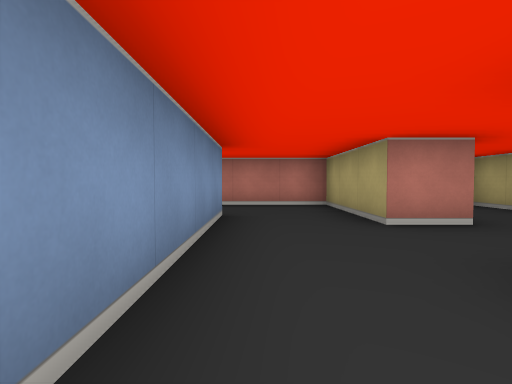
[1] (above)

24 first-person views from a walk through a cub3D level. The camera is about half as high as the walls, tilts 2° down and sees 80° across. The floor is counted in squares. Each view is taken from the middle of a square. On the plan, view 1 faces up. The plan holds only what a view shows up to about 9 squares ahead; the rest is blank.

[2]
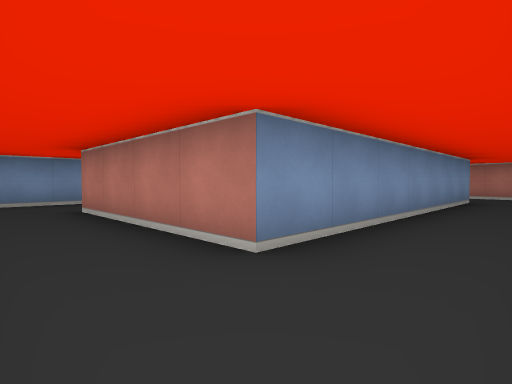

[3]
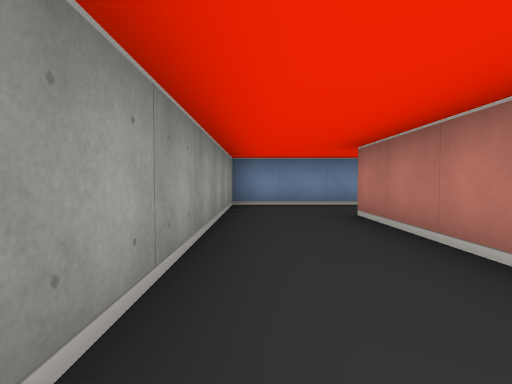

[4]
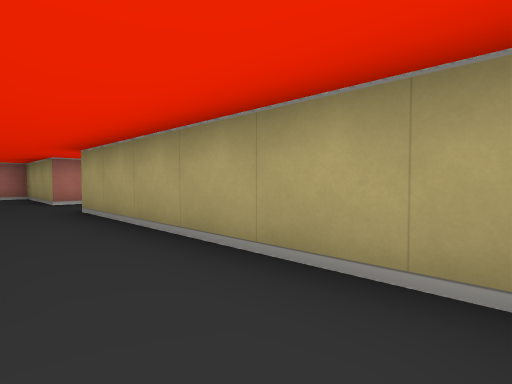

[5]
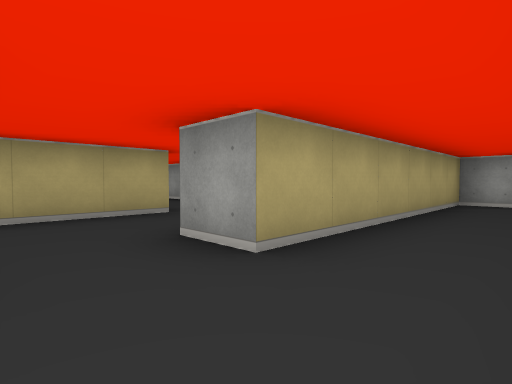

[6]
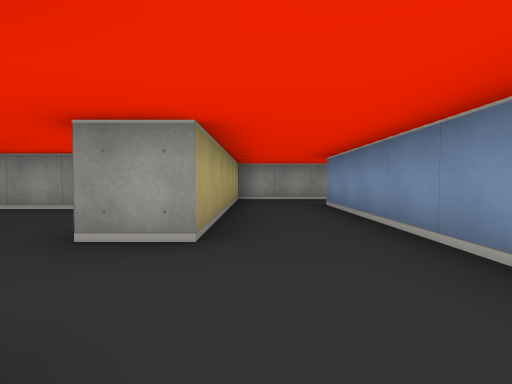

[7]
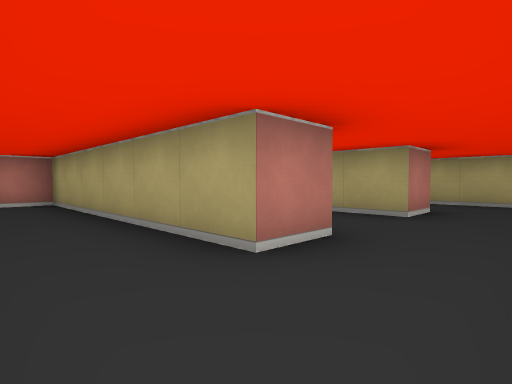

[8]
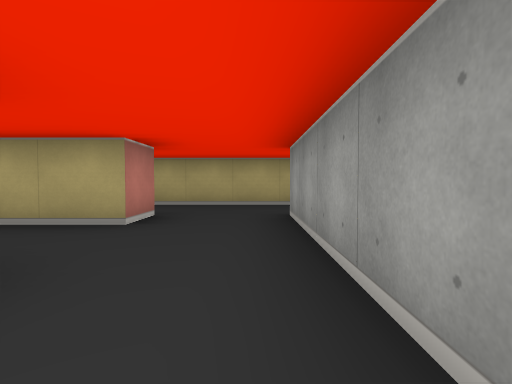

[9]
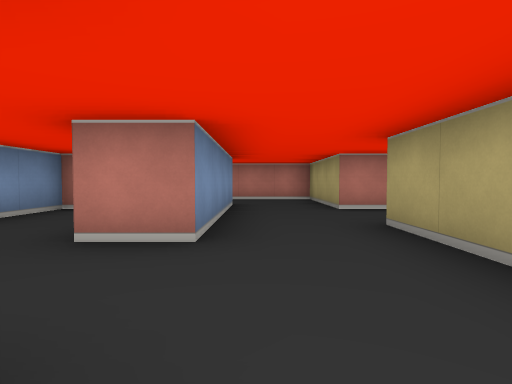

[10]
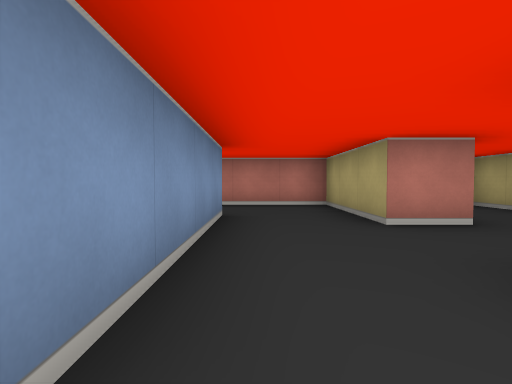

[11]
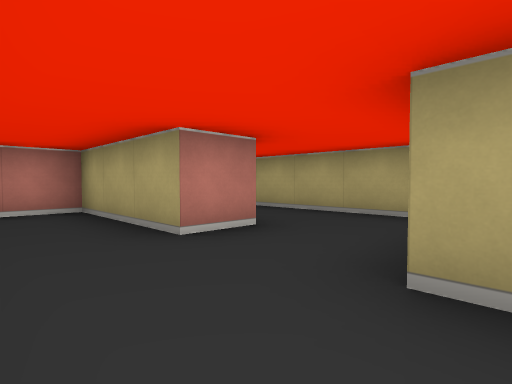

[12]
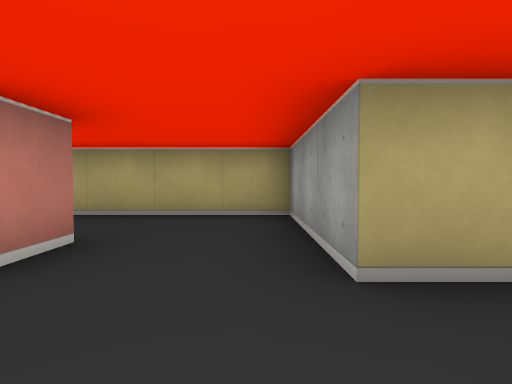

[13]
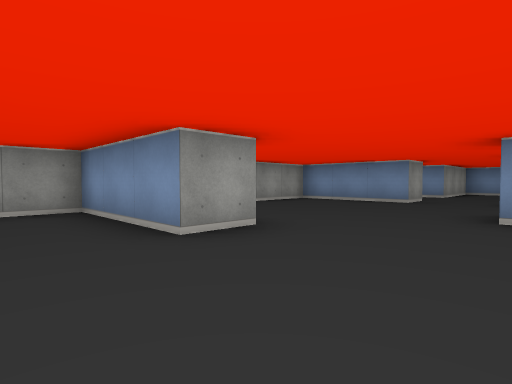

[14]
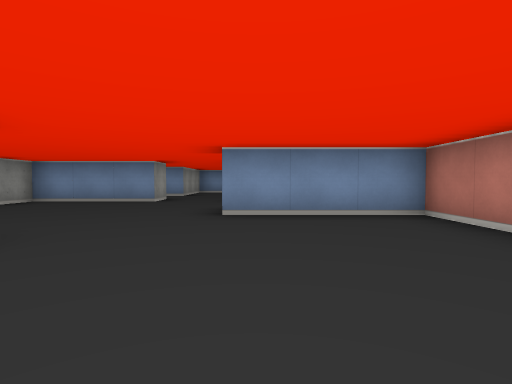

[15]
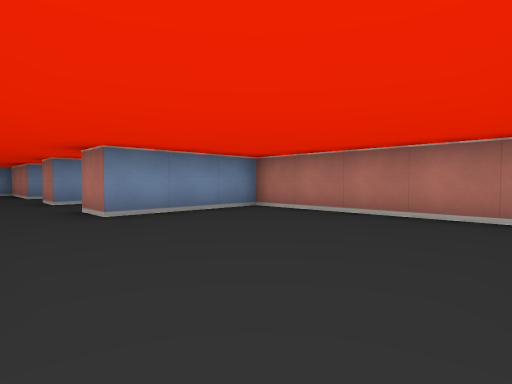

[16]
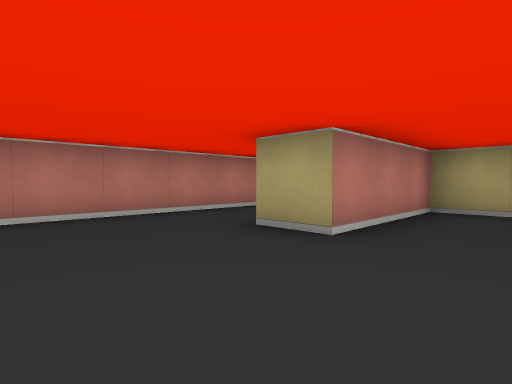

[17]
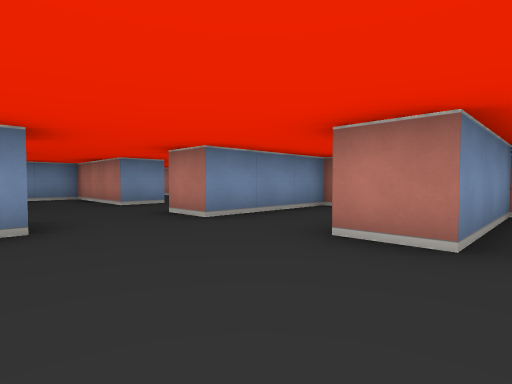

[18]
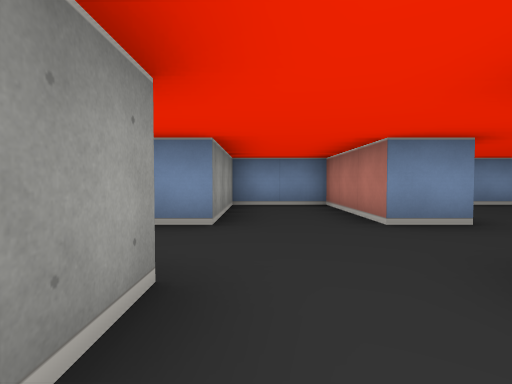

[19]
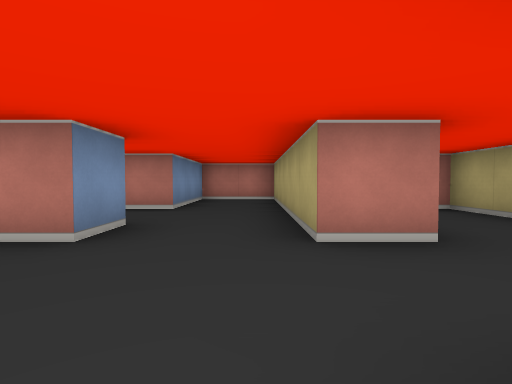

[20]
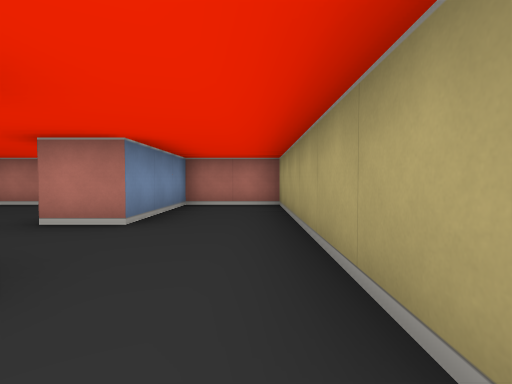

[21]
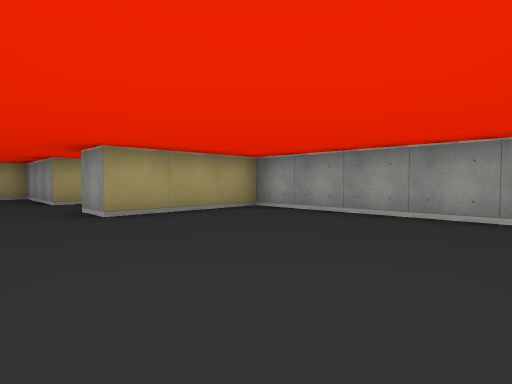

[22]
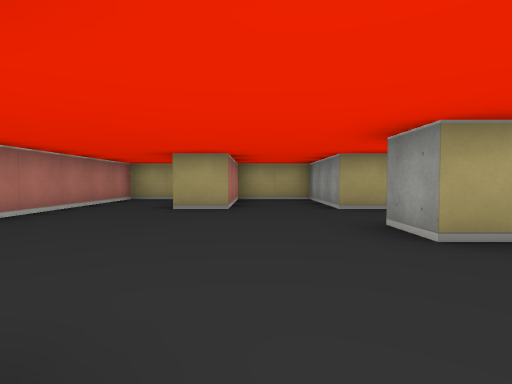

[23]
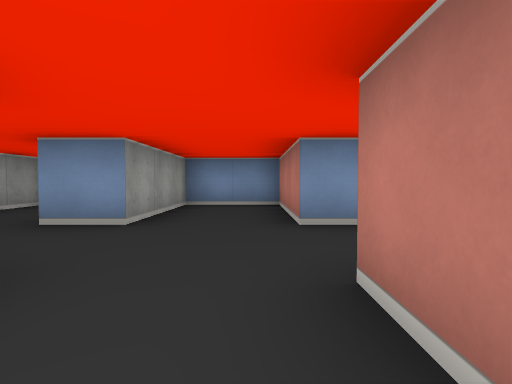

[24]
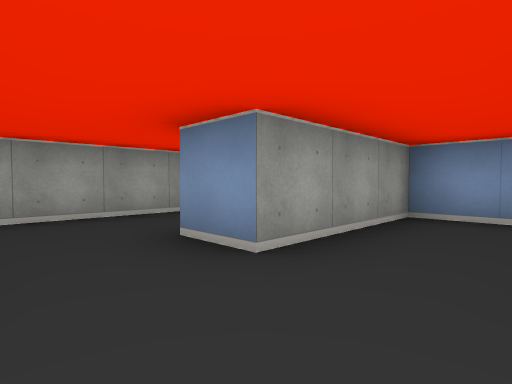

### Floor plan
Key: @ floor where view 1 was taken; # wall or solid block; . floor.
Columns run from 20 left of view 1 to 14 right of it. Each row starts with its distance up from view 1.
  7 ##  ####           #######  ####
  6  .. #..#           ...# .#  ...# .#
  5   ..#..#           ...#..#  ...#..#
  4  #..#..#############..#..####..#..#
  3   .....#..#........#.....#. #.....#
  2    ....#..#........#.....#..#.....#
  1  ####..#..#.....####..#..#..#..####
  0  #.................#@.#........#
 -1  #.................#..#........#
 -2  ####..#.....#..####..#######..#
 -3    ....#.....#........#
 -4   .....#.....#........#
 -5   #####################

Where each view was taken, in squares from view 1:
view 1: 0 up, 0 right, facing up
view 2: 4 down, 1 right, facing up-left
view 3: 4 down, 0 right, facing left
view 4: 4 down, 0 right, facing up-right
view 5: 3 up, 0 right, facing down-right
view 6: 4 up, 1 right, facing down
view 7: 1 down, 3 right, facing up-right
view 8: 1 down, 4 right, facing right
view 9: 2 down, 9 right, facing up
view 10: 0 up, 9 right, facing up
view 11: 1 up, 9 right, facing up-right
view 12: 2 up, 9 right, facing right
view 13: 1 up, 5 left, facing down-left
view 14: 1 up, 5 left, facing left
view 15: 1 down, 5 left, facing up-left
view 16: 1 down, 7 left, facing up-right
view 17: 2 down, 9 left, facing up-left
view 18: 1 down, 12 left, facing left
view 19: 2 down, 14 left, facing up
view 20: 0 up, 14 left, facing up
view 21: 0 up, 12 left, facing down-right
view 22: 0 up, 10 left, facing right
view 23: 0 up, 12 left, facing left
view 24: 0 up, 14 left, facing down-left
